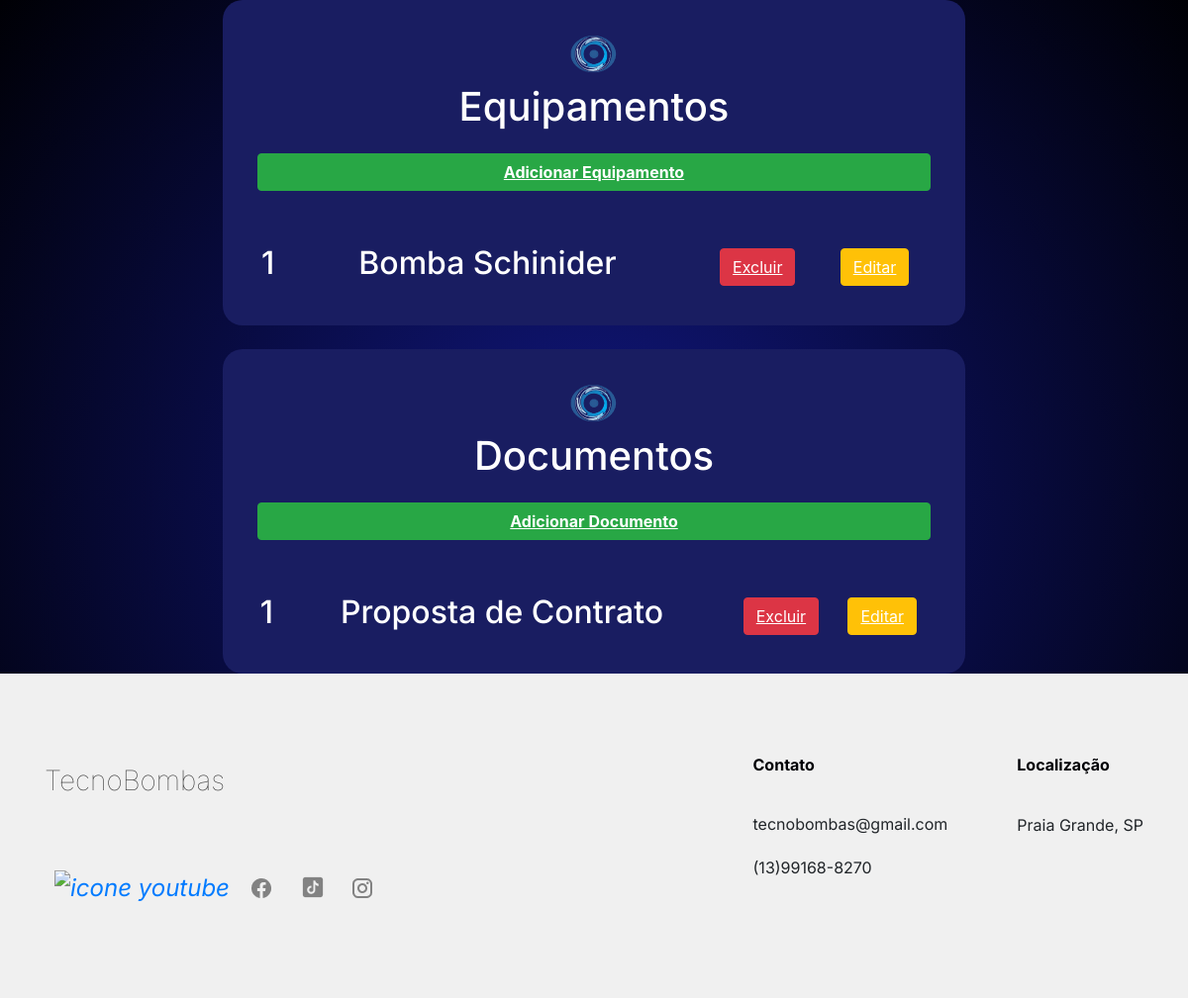
The app's page /main with its own data.
### tecnoApp/models.py (models this page shows, shortened)
class Equipamentos(models.Model):
    categoria = models.CharField(max_length=255)
    nome = models.CharField(max_length=255)
    especificacoes = models.CharField(max_length=255)
    foto = models.ImageField(upload_to='images/', null=True, blank=True)
    usuario = models.ForeignKey(
        Usuario,
        on_delete=models.CASCADE,
        related_name='equipamentos',
        null=True,
        blank=True,
    )

class Documentos(models.Model):
    TIPO_DOCUMENTO_CHOICES = [
        ('Orçamento', 'Orçamento'),
        ('Proposta de Contrato', 'Proposta de Contrato'),
        ('Outros', 'Outros'),
    ]
    TIPO_CONTRATO_CHOICES = [
        ('Manutenção Hidráulica Taxa Zero', 'Manutenção Hidráulica Taxa Zero'),
        ('Manutenção Hidráulica Comum', 'Manutenção Hidráulica Comum'),
        ('Tratamento Químico da Piscina', 'Tratamento Químico da Piscina'),
    ]
    usuario = models.ForeignKey(
        Usuario,
        on_delete=models.CASCADE,
        related_name='documentos',
    )
    equipamentos = models.ManyToManyField(
        Equipamentos,
        related_name='documentos',
    )
    tipo_documento = models.CharField(
        max_length=50,
        choices=TIPO_DOCUMENTO_CHOICES,
    )
    tipo_contrato = models.CharField(
        max_length=50,
        choices=TIPO_CONTRATO_CHOICES,
        blank=True,
        null=True,
    )
    servico = models.TextField(
        blank=True,
        null=True,
        help_text="Detalhes do orçamento (apenas para tipo 'Orçamento')."
    )
    especificacoes = models.TextField(
        blank=True,
        null=True,
        help_text="Informações adicionais (apenas para tipo 'Outros')."
    )
    incluir_todos_equipamentos = models.BooleanField(default=False)

### tecnoApp/views.py (the view)
# urls.py: path('main', views.principal, name="principal"),
def principal(request):
    equipList = Equipamentos.objects.all()
    docList = Documentos.objects.all()
    context = {
        'equipamentos': equipList,
        'documentos': docList,
    }
    template = loader.get_template('principal.html')
    return HttpResponse(template.render(context))

### tecnoApp/templates/principal.html (shortened to what this page needs)
{% extends 'base.html' %}
{% load static %}
{% block extra_styles %}
<link rel="stylesheet" href="{% static 'style.css' %}">
{% endblock %}
{% block conteudo %}
<div class="container-body">
        <div class="container-card">
            <div class="img-card">
                <img src="{% static 'images/logo.png'%}" alt="Logo TecnoBombas">
            </div>
            <div class="body-card">
                <h1>Equipamentos</h1>
                <a href="{% url 'add_equipamento' %}" class="btn btn-success"><b>Adicionar Equipamento</b></a>
                <br>
                <table>
                    {% for equip in equipamentos %}
                    <tr>
                        <td><h2>{{equip.id}}</h2></td>
                        <td><h2>{{equip.nome}}</h2></td>
                        <td><a href="{% url 'excluir_equipamento' equip.id %}" class="btn btn-danger">Excluir</a></td>
                        <td><a href="{% url 'edt_equipamento' equip.id %}" class="btn btn-warning">Editar</a></td>
                    </tr>
                    {% endfor %}
                </table>
            </div>
        </div>
    <br>
    <div class="container-card">
        <div class="img-card">
            <img src="{% static 'images/logo.png'%}" alt="Logo TecnoBombas">
        </div>
        <div class="body-card">
            <h1>Documentos</h1>
            <a href="{% url 'sel_documento' %}" class="btn btn-success"><b>Adicionar Documento</b></a>
            <br>
            <table>
                {% for doc in documentos %}
                <tr>
                    <td><h2>{{ doc.id }}</h2></td>
                    <td><h2>{{ doc.tipo_documento }}</h2></td>
                    <td><a href="{% url 'excluir_documento' doc.id %}" class="btn btn-danger">Excluir</a></td>
                    <td><a href="{% url 'edt_documento' doc.id %}" class="btn btn-warning">Editar</a></td>
                </tr>
                {% endfor %}
            </table>
        </div>
    </div>
</div>
{% endblock %}

### tecnoApp/static/styleLandingPage.css (style rules this page uses)
* { margin: 0; padding: 0; box-sizing: border-box; }
body { font-family: 'Inter', sans-serif; background-color: #f0f0f0; color: #333; }
body a { text-decoration: none; }

### tecnoApp/static/style.css (style rules this page uses)
html, body { height: 100%; margin: 0; padding: 0; }
body { background: radial-gradient(circle, #111780, #000005); display: flex; align-items: flex-start; justify-content: flex-start; flex-direction: column; font-family: 'Inter', sans-serif; min-height: 100vh; }
h2 { text-align: center; }
.container-body { display: flex; justify-content: center; align-items: center; flex-direction: column; margin: 0 auto; height: 100vh; }
.container-card { display: flex; flex-direction: column; justify-content: center; min-width: 200; width: 750px; background-color: #191D61; border-radius: 20px; padding: 35px; }
.body-card a { color: white; text-decoration: underline; }
.img-card { display: flex; justify-content: center; align-items: center; margin-bottom: 10px; }
.body-card { display: flex; flex-direction: column; gap: 15px; text-align: center; }
body h1, h2, h4, p { color: white; font-family: 'Inter', sans-serif; }

### records on screen
Equipamentos: id "1", nome "Bomba Schinider"
Documentos: id "1", tipo_documento "Proposta de Contrato"
